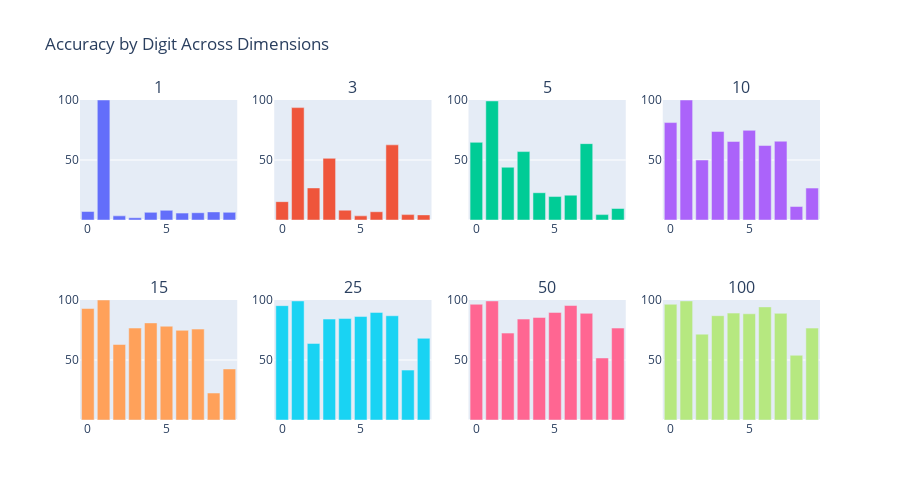

Write notebook code for a chart like this one.
### Markdown cell above
Examples above show how the accuracy of number with curves like 8 and 9 are very low compared to other like 0 and 1. Even as you increase dimensions it never really gets better compared to other numbers.

### Code cell
# Get dimension columns (everything except 'Num')
dimension_cols = [col for col in pd_dimension_vs_accuracy.columns if col != "Num"]

fig = make_subplots(rows=2, cols=4, subplot_titles=[str(col) for col in dimension_cols])

for i, dim_col in enumerate(dimension_cols):
    row = (i // 4) + 1
    col = (i % 4) + 1

    fig.add_trace(
        go.Bar(
            x=pd_dimension_vs_accuracy["Num"].tolist(),
            y=pd_dimension_vs_accuracy[dim_col].tolist(),
            showlegend=False,
        ),
        row=row,
        col=col,
    )

fig.update_yaxes(
    range=[0, 100],  # Force 0-100 range
    tickmode="array",  # Use specific tick values
    tickvals=[50, 100],  # Only show 0, 50, 100
    ticktext=["50", "100"],  # Labels for ticks
)


fig.update_layout(height=500, title_text="Accuracy by Digit Across Dimensions")
fig.show()

### Figure 1 — Plotly figure (JSON) as saved in the notebook; plotly's stock layout.template omitted (floating-point values rounded to 4 significant figures)
{"data": [{"showlegend": false, "type": "bar", "x": [0, 1, 2, 3, 4, 5, 6, 7, 8, 9], "xaxis": "x", "y": [7.059, 100, 3.448, 1.869, 6.364, 8.046, 5.747, 6.061, 6.742, 6.383], "yaxis": "y"}, {"showlegend": false, "type": "bar", "x": [0, 1, 2, 3, 4, 5, 6, 7, 8, 9], "xaxis": "x2", "y": [15.29, 93.65, 26.72, 51.4, 8.182, 3.448, 6.897, 62.63, 4.494, 4.255], "yaxis": "y2"}, {"showlegend": false, "type": "bar", "x": [0, 1, 2, 3, 4, 5, 6, 7, 8, 9], "xaxis": "x3", "y": [64.71, 99.21, 43.97, 57.01, 22.73, 19.54, 20.69, 63.64, 4.494, 9.574], "yaxis": "y3"}, {"showlegend": false, "type": "bar", "x": [0, 1, 2, 3, 4, 5, 6, 7, 8, 9], "xaxis": "x4", "y": [81.18, 100, 50, 73.83, 65.45, 74.71, 62.07, 65.66, 11.24, 26.6], "yaxis": "y4"}, {"showlegend": false, "type": "bar", "x": [0, 1, 2, 3, 4, 5, 6, 7, 8, 9], "xaxis": "x5", "y": [92.94, 100, 62.93, 76.64, 80.91, 78.16, 74.71, 75.76, 22.47, 42.55], "yaxis": "y5"}, {"showlegend": false, "type": "bar", "x": [0, 1, 2, 3, 4, 5, 6, 7, 8, 9], "xaxis": "x6", "y": [95.29, 99.21, 63.79, 84.11, 84.55, 86.21, 89.66, 86.87, 41.57, 68.09], "yaxis": "y6"}, {"showlegend": false, "type": "bar", "x": [0, 1, 2, 3, 4, 5, 6, 7, 8, 9], "xaxis": "x7", "y": [96.47, 99.21, 72.41, 84.11, 85.45, 89.66, 95.4, 88.89, 51.69, 76.6], "yaxis": "y7"}, {"showlegend": false, "type": "bar", "x": [0, 1, 2, 3, 4, 5, 6, 7, 8, 9], "xaxis": "x8", "y": [96.47, 99.21, 71.55, 86.92, 89.09, 88.51, 94.25, 88.89, 53.93, 76.6], "yaxis": "y8"}], "layout": {"annotations": [{"font": {"size": 16}, "showarrow": false, "text": "1", "x": 0.1062, "xanchor": "center", "xref": "paper", "y": 1, "yanchor": "bottom", "yref": "paper"}, {"font": {"size": 16}, "showarrow": false, "text": "3", "x": 0.3688, "xanchor": "center", "xref": "paper", "y": 1, "yanchor": "bottom", "yref": "paper"}, {"font": {"size": 16}, "showarrow": false, "text": "5", "x": 0.6313, "xanchor": "center", "xref": "paper", "y": 1, "yanchor": "bottom", "yref": "paper"}, {"font": {"size": 16}, "showarrow": false, "text": "10", "x": 0.8938, "xanchor": "center", "xref": "paper", "y": 1, "yanchor": "bottom", "yref": "paper"}, {"font": {"size": 16}, "showarrow": false, "text": "15", "x": 0.1062, "xanchor": "center", "xref": "paper", "y": 0.375, "yanchor": "bottom", "yref": "paper"}, {"font": {"size": 16}, "showarrow": false, "text": "25", "x": 0.3688, "xanchor": "center", "xref": "paper", "y": 0.375, "yanchor": "bottom", "yref": "paper"}, {"font": {"size": 16}, "showarrow": false, "text": "50", "x": 0.6313, "xanchor": "center", "xref": "paper", "y": 0.375, "yanchor": "bottom", "yref": "paper"}, {"font": {"size": 16}, "showarrow": false, "text": "100", "x": 0.8938, "xanchor": "center", "xref": "paper", "y": 0.375, "yanchor": "bottom", "yref": "paper"}], "height": 500, "title": {"text": "Accuracy by Digit Across Dimensions"}, "xaxis": {"anchor": "y", "domain": [0, 0.2125]}, "xaxis2": {"anchor": "y2", "domain": [0.2625, 0.475]}, "xaxis3": {"anchor": "y3", "domain": [0.525, 0.7375]}, "xaxis4": {"anchor": "y4", "domain": [0.7875, 1]}, "xaxis5": {"anchor": "y5", "domain": [0, 0.2125]}, "xaxis6": {"anchor": "y6", "domain": [0.2625, 0.475]}, "xaxis7": {"anchor": "y7", "domain": [0.525, 0.7375]}, "xaxis8": {"anchor": "y8", "domain": [0.7875, 1]}, "yaxis": {"anchor": "x", "domain": [0.625, 1], "range": [0, 100], "tickmode": "array", "ticktext": ["50", "100"], "tickvals": [50, 100]}, "yaxis2": {"anchor": "x2", "domain": [0.625, 1], "range": [0, 100], "tickmode": "array", "ticktext": ["50", "100"], "tickvals": [50, 100]}, "yaxis3": {"anchor": "x3", "domain": [0.625, 1], "range": [0, 100], "tickmode": "array", "ticktext": ["50", "100"], "tickvals": [50, 100]}, "yaxis4": {"anchor": "x4", "domain": [0.625, 1], "range": [0, 100], "tickmode": "array", "ticktext": ["50", "100"], "tickvals": [50, 100]}, "yaxis5": {"anchor": "x5", "domain": [0, 0.375], "range": [0, 100], "tickmode": "array", "ticktext": ["50", "100"], "tickvals": [50, 100]}, "yaxis6": {"anchor": "x6", "domain": [0, 0.375], "range": [0, 100], "tickmode": "array", "ticktext": ["50", "100"], "tickvals": [50, 100]}, "yaxis7": {"anchor": "x7", "domain": [0, 0.375], "range": [0, 100], "tickmode": "array", "ticktext": ["50", "100"], "tickvals": [50, 100]}, "yaxis8": {"anchor": "x8", "domain": [0, 0.375], "range": [0, 100], "tickmode": "array", "ticktext": ["50", "100"], "tickvals": [50, 100]}}}
